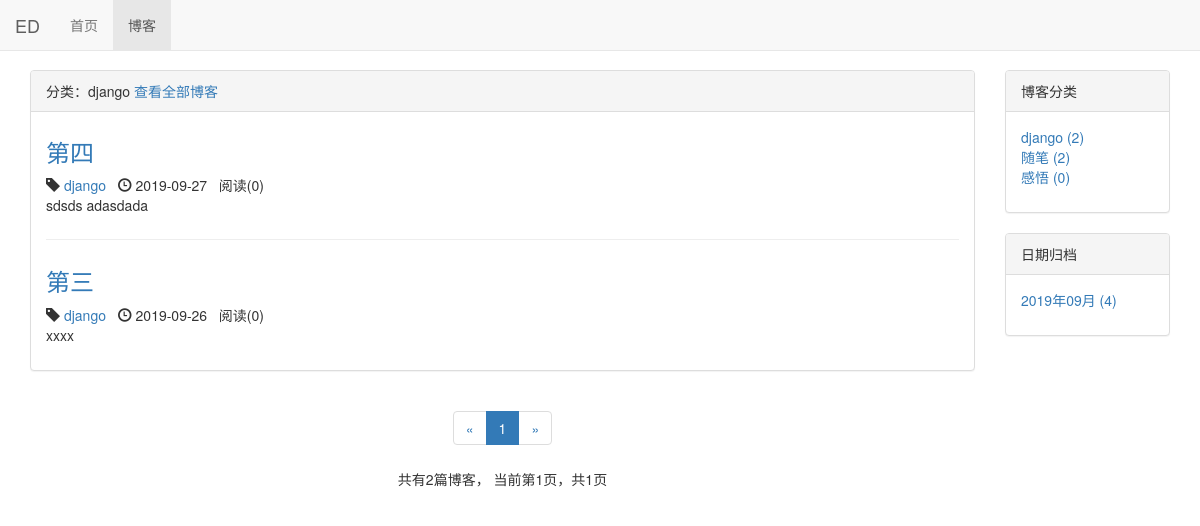
The page /blog/type/1 on the database as committed earlier.
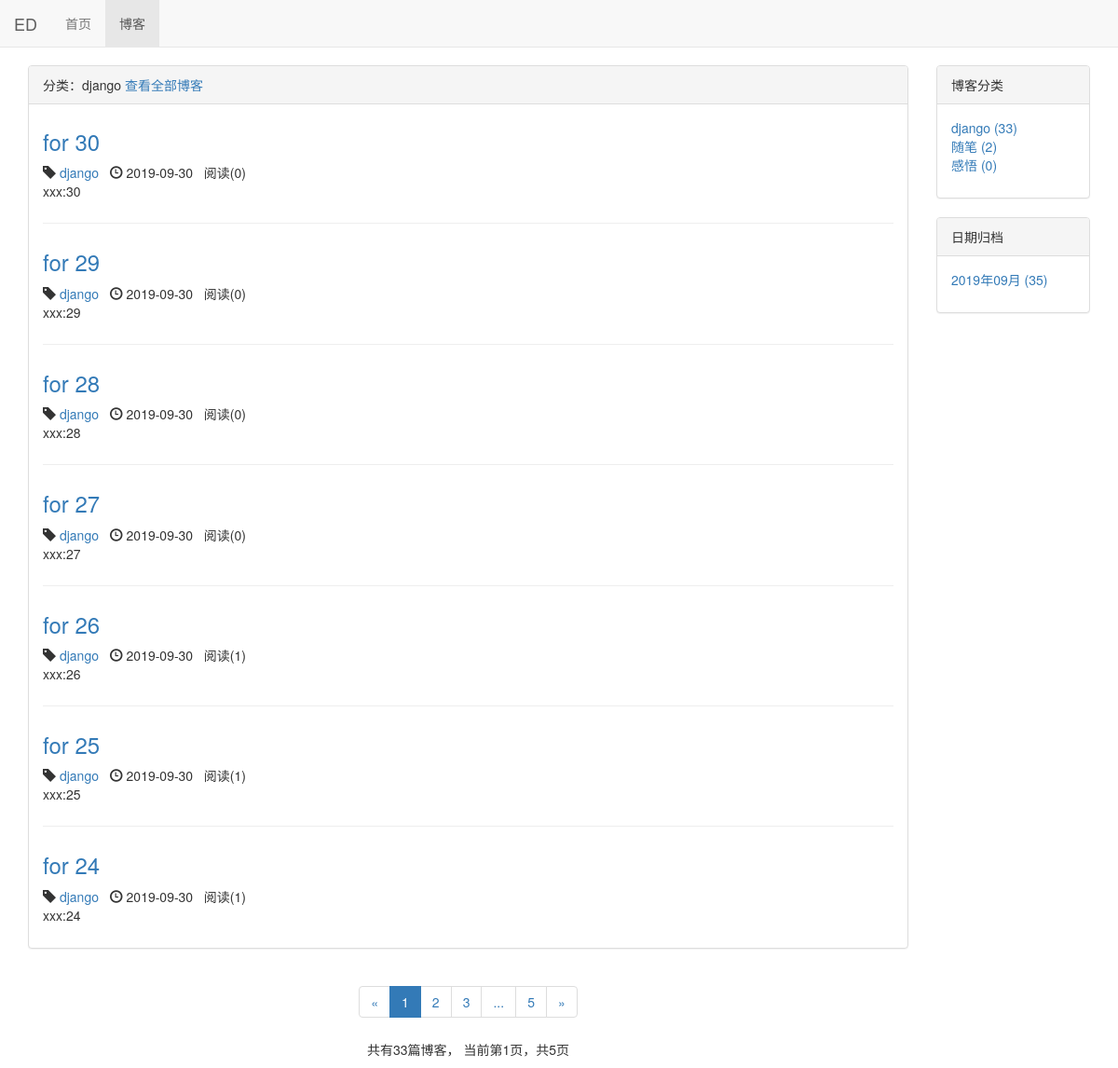
The same page on the database as committed later.
### blog/models.py (models this page shows, shortened)
class BlogType(models.Model):
    type_name = models.CharField(max_length=15)
    def __str__(self):
        return self.type_name

class Blog(models.Model, ReadNumExpandMethod):
    title = models.CharField(max_length=50)
    blog_type = models.ForeignKey(BlogType, on_delete=models.DO_NOTHING)
    content = RichTextUploadingField()
    author = models.ForeignKey(User, on_delete=models.DO_NOTHING)
    read_details = GenericRelation(ReadDetail)
    created_time = models.DateTimeField(auto_now_add=True)
    last_updated_time = models.DateTimeField(auto_now=True)
    class Meta:
        ordering = ['-created_time']

### read_statistic/models.py (models this page shows)
class ReadNum(models.Model):
    read_num = models.IntegerField(default=0)
    content_type = models.ForeignKey(ContentType, on_delete=models.DO_NOTHING)
    object_id = models.PositiveIntegerField()
    content_object = GenericForeignKey('content_type', 'object_id')

### blog/views.py (the view)
# urls.py: path('type/<int:blog_type_pk>', views.blogs_with_type, name="blogs_with_type"),
def blogs_with_type(request, blog_type_pk):
    blog_type = get_object_or_404(BlogType, pk=blog_type_pk)
    blogs_all_list = Blog.objects.filter(blog_type=blog_type)
    context = get_blog_list_common_data(request, blogs_all_list)
    context['blog_type'] = blog_type
    return render(request, 'blog/blogs_with_type.html', context)

### read_statistic/models.py (called while the page is built)
    def get_read_num(self):
        try:
            ct = ContentType.objects.get_for_model(self)
            readnum = ReadNum.objects.get(content_type=ct, object_id=self.pk)
            return readnum.read_num
        except exceptions.ObjectDoesNotExist:
            return 0

### blog/templates/blog/blogs_with_type.html (shortened to what this page needs)
{% extends 'blog/blog_list.html' %}
{% block blog_list_title %}
    分类：{{ blog_type.type_name }}
    <a href="{% url 'blog_list' %}">查看全部博客</a>
{% endblock %}

### blog/templates/blog/blog_list.html (shortened to what this page needs)
{% extends 'base.html' %}
{% block nav_blog_active %}active{% endblock %}
{% load staticfiles %}
{% block header_extends %}
    <link rel="stylesheet" href="{% static 'blog/blog.css' %}">
{% endblock %}
{% block content %}
     <div class="container">
        <div class="row">
            <div class="col-xs-12 col-sm-8 col-md-9 col-lg-10">
                <div class="panel panel-default">
                    <div class="panel-heading">{% block blog_list_title %}博客列表{% endblock %}</div>
                    <div class="panel-body">
                        {% for blog in blogs %}
                            <div class="blog">
                                <h3><a href="{% url 'blog_detail' blog.pk %}">{{ blog.title }}</a></h3>
                                <p class="blog-info">
                                    <span class="glyphicon glyphicon-tag"></span> <a href="{% url 'blogs_with_type' blog.blog_type.pk %}">{{ blog.blog_type }}</a>&nbsp;&nbsp;
                                    <span class="glyphicon glyphicon-time"></span> {{ blog.created_time|date:"Y-m-d" }}&nbsp;&nbsp;
                                    阅读({{ blog.get_read_num }})
                                </p>
                                <p>{{ blog.content|striptags|truncatechars:120 }}</p>
                            </div>
                        {% empty %}
                            <div class="blog">
                                <h3>暂无博客，敬请期待</h3>
                            </div>
                        {% endfor %}
                    </div>
                </div>
                <div class="paginator">
                    <ul class="pagination">
                        <li>
                            {% if page_of_blogs.has_previous %}
                                <a href="?page={{ page_of_blogs.previous_page_number }}" aria-label="Previous">
                                    <span aria-hidden="true">&laquo;</span>
                                </a>
                            {% else %}
                                <span aria-hidden="true">&laquo;</span>
                            {% endif %}
                        </li>
                        {% for page_num in page_range %}
                            {% if page_num == page_of_blogs.number %}
                                <li class="active"><span>{{ page_num }}</span></li>
                            {% else %}
                                {% if page_num == '...' %}
                                    <li><span>{{ page_num }}</span></li>
                                {% else %}
                                    <li><a href="?page={{ page_num }}">{{ page_num }}</a></li>
                                {% endif %}
                            {% endif %}
                        {% endfor %}
                        <li>
                            {% if page_of_blogs.has_next %}
                                <a href="?page={{ page_of_blogs.next_page_number }}" aria-label="Next">
                                    <span aria-hidden="true">&raquo;</span>
                                </a>
                            {% else %}
                                <span aria-hidden="true">&raquo;</span>
                            {% endif %}
                        </li>
                    </ul>
                    <p>
                        共有{{ page_of_blogs.paginator.count }}篇博客，
                        当前第{{ page_of_blogs.number }}页，共{{ page_of_blogs.paginator.num_pages }}页
                    </p>
                </div>
            </div>
            <div class="hidden-xs col-sm-4 col-md-3 col-lg-2">
                <div class="panel panel-default">
                    <div class="panel-heading">博客分类</div>
                    <div class="panel-body">
                        <ul class="blog-types">
                            {% for blog_type in blog_types %}
                                <li>
                                    <a href="{% url 'blogs_with_type' blog_type.pk %}">
                                        {{ blog_type.type_name }} ({{ blog_type.blog_count }})
                                    </a>
                                </li>
                            {% empty %}
                                <li>暂无分类</li>
                            {% endfor %}
                        </ul>
                    </div>
                </div>
                <div class="panel panel-default">
                    <div class="panel-heading">日期归档</div>
                    <div class="panel-body">
                        <ul>
                            {% for blog_date, blog_count in blog_dates.items %}
                                <li>
                                    <a href="{% url 'blogs_with_date' blog_date.year blog_date.month %}">
                                        {{ blog_date|date:"Y年m月" }} ({{ blog_count }})
                                    </a>
                                </li>
                            {% endfor %}
                        </ul>
                    </div>
                </div>
            </div>
        </div>
    </div>
{% endblock %}

### templates/base.html (shortened to what this page needs)
{% load staticfiles %}
<!DOCTYPE html>
<html lang="zh-CN">
<head>
    <link rel="stylesheet" href="{% static 'base.css' %}">
    <link rel="stylesheet" href="{%  static 'bootstrap-3.3.7/css/bootstrap.min.css' %}">
    {% block header_extends %}{% endblock %}
</head>
<body>
     <div class="navbar navbar-default navbar-fixed-top" role="navigation">
        <div class="container-fluid">
            <div class="navbar-header">
                <a class="navbar-brand" href="{% url 'home' %}">ED</a>
            </div>
            <div id="navbar-collapse" class="collapse navbar-collapse">
                <ul class="nav navbar-nav">
                    <li class="{% block nav_home_active %}{% endblock %}">
                        <a href="{% url 'home' %}">首页</a>
                    </li>
                    <li class="{% block nav_blog_active %}{% endblock %}">
                        <a href="{% url 'blog_list' %}">博客</a>
                    </li>
                </ul>
            </div>
        </div>
    </div>
    {% block content %}{% endblock %}
</body>
</html>

### static/base.css (style rules this page uses)
* { margin: 0; padding: 0; }
body { margin-top: 70px!important; }
ul { list-style-type: none!important; }

### blog/static/blog/blog.css (style rules this page uses)
ul.blog-types { list-style-type: none; }
div.blog:not(:last-child) { margin-bottom: 2em; padding-bottom: 1em; border-bottom: 1px solid #eee; }
div.blog h3 { margin-top: 0.5em; }
div.blog p.blog-info { margin-bottom: 0; }
div.paginator { text-align: center; }

Rows that differ between the two databases and show on the page:
no longer on this page (row unchanged): Blog: title "第四", blog_type "django", created_time "2019-09-27", get_read_num "0", content "sdsds adasdada"
no longer on this page (row unchanged): Blog: title "第三", blog_type "django", created_time "2019-09-26", get_read_num "0", content "xxxx"
computed for BlogType "django": blog_count "2" → "33"
added Blog: title "for 30", blog_type "django", created_time "2019-09-30", get_read_num "0", content "xxx:30"
added Blog: title "for 29", blog_type "django", created_time "2019-09-30", get_read_num "0", content "xxx:29"
added Blog: title "for 28", blog_type "django", created_time "2019-09-30", get_read_num "0", content "xxx:28"
added Blog: title "for 27", blog_type "django", created_time "2019-09-30", get_read_num "0", content "xxx:27"
added Blog: title "for 26", blog_type "django", created_time "2019-09-30", get_read_num "1", content "xxx:26"
added Blog: title "for 25", blog_type "django", created_time "2019-09-30", get_read_num "1", content "xxx:25"
added Blog: title "for 24", blog_type "django", created_time "2019-09-30", get_read_num "1", content "xxx:24"
Other text that changed with them:
{{ page_of_blogs.paginator.count }}: "2" → "33"
{{ page_of_blogs.paginator.num_pages }}: "1" → "5"
new list line: "2"
new list line: "3"
new list line: "5"
new list line: "2019年09月 ( 35 )"
list line gone: "2019年09月 ( 4 )"
